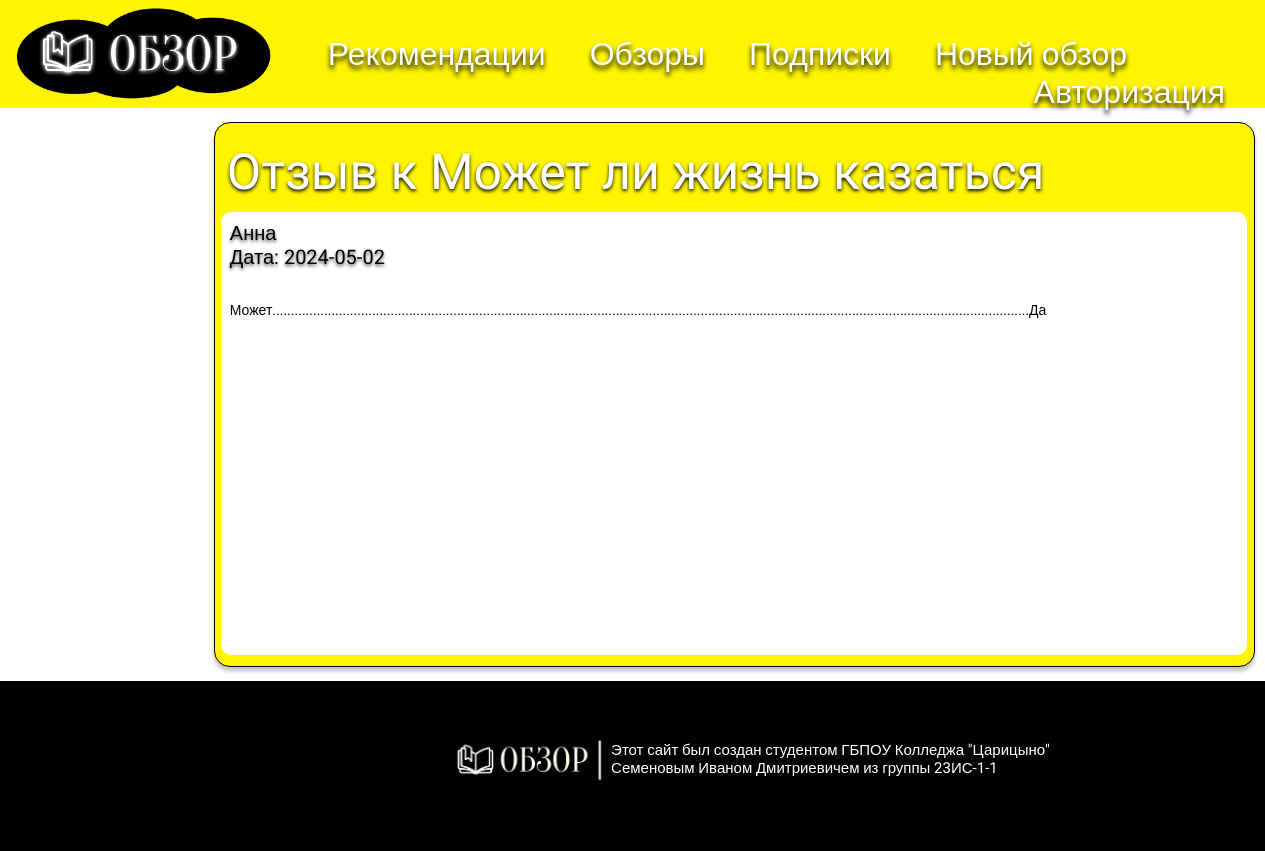
Page /views/1 on the committed database.
### model.py (models this page shows)
class Artical(db.Model):
    id = db.Column(db.Integer, primary_key=True)
    user_id = db.Column(db.Integer, nullable=False)
    user = db.Column(db.String(30), nullable=False)
    title = db.Column(db.String(50), nullable=False)
    date = db.Column(db.DateTime, default=datetime.utcnow)
    text = db.Column(db.String(2500), nullable=False)
    is_deleted = db.Column(db.Boolean, default = False)

### app.py (the view)
@app.route('/views/<int:id>', methods=['POST', 'GET'])
def view(id):
    article = Artical.query.get(id)
    if request.method == "POST":
        article.is_deleted = True
        db.session.commit()
        return redirect(url_for('views'))
    return render_template('view.html', user=current_user, article=article)

### templates/view.html (shortened to what this page needs)
{% extends 'base.html' %}
{% block body %}
    <div class="artical_view">
        <div style="display: flex;">
            <div class="artical_title_view">
                <h1>Отзыв к {{ article.title }}</h1>
            </div>
        </div>
        <div class="artical_text_view">
            <h2>{{ article.user }}</h2>
            <h3>Дата: {{ article.date.date() }}</h3>
            <p>{{ article.text }}</p>
        </div>
    </div>
{% endblock %}

### static/css/css.css (style rules this page uses)
body { margin: 0px; height: 100%; }
.artical_view { box-sizing: border-box; position: relative; left: 200px; width: 1041px; height: 545px; margin: 13.8px; background: #FFF500; border: 1px solid #000000; box-shadow: 0px 4px 4px rgba(0, 0, 0, 0.25); border-radius: 16px; }
.artical_view h1 { position: relative; margin: 0px; padding-top: 6px; padding-left: 6px; width: 900px; font-family: 'Oranienbaum'; font-style: normal; font-weight: 400; font-size: 50px; line-height: 74px; color: #FFFFFF; text-shadow: 0px 2px 3.9px #000000; }
.artical_title_view { position: relative; width: 526px; height: 83px; left: 6px; top: 6px; border-radius: 10px; }
.artical_text_view h2 { position: absolute; margin: 0px; padding-left: 9px; font-family: "Roboto", sans-serif; font-style: normal; font-weight: 400; font-size: 20px; line-height: 42px; color: #000000; text-shadow: 0px 2px 3.4px rgba(0, 0, 0, 0.7); }
.artical_text_view h3 { position: absolute; margin: 0px; padding-left: 9px; padding-top: 24px; font-family: "Roboto", sans-serif; font-style: normal; font-weight: 400; font-size: 20px; line-height: 42px; color: #000000; text-shadow: 0px 2px 3.4px rgba(0, 0, 0, 0.7); }
.artical_text_view p { position: absolute; margin: 0px; padding-left: 9px; padding-right: 9px; padding-top: 90px; font-family: "Roboto", sans-serif; font-style: normal; font-weight: 400; font-size: 14px; color: #000000; text-align: justify ; }
.artical_text_view { position: relative; width: 1026px; height: 443px; left: 6px; top: 6px; border-radius: 10px; background-color: white; }

### rows in the picture
Artical: title "Может ли жизнь казаться…", user "Анна", date "2024-05-02", text "Может.............................................................................................................................................................................................................Да"
